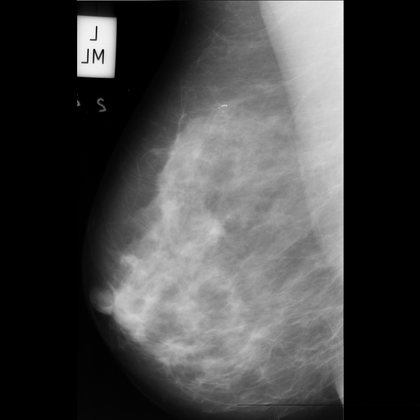
%> input picture puebas2503/mdb219.pgm, 420 x 420 px, shrunk from 1024 x 1024 before the run
$ octave testMCL.m   (GNU Octave 9; MATLAB toolbox functions it lacks are replaced by stand-ins)
%> lines starting %> are read from the running program, lines starting %| are printed output that depends on the picture
%> further down, I is the input picture: size 420x420 uint8; min 0, max 255, mean 69.5
### puebas2503/FBright.m
function fB = FBright(I, ele, n, m)
%> called with n = 1, m = 2
I = double(I);
%> I: size 420x420 double
[M N] = size(I);
%> M = 420; N = 420
fB = zeros(M,N);
for i=n:m
    IO = double(imopenNGray(I,ele,i));
    fB = fB + (I - IO);
end
%> this loop made 2 passes
%> pass 1, in imerodeNGray, `g =  imerodeGray(img,double(nele));`:
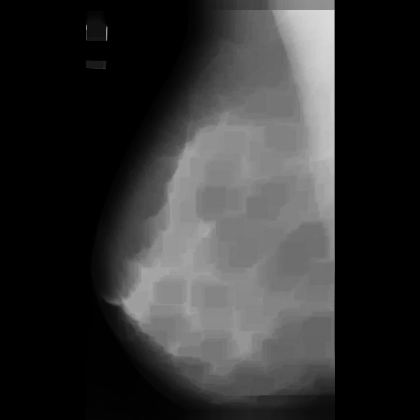
%> g: size 420x420 uint8; min 0, max 219, mean 50.5
%> pass 1, in FBright, `fB = fB + (I - IO);`:
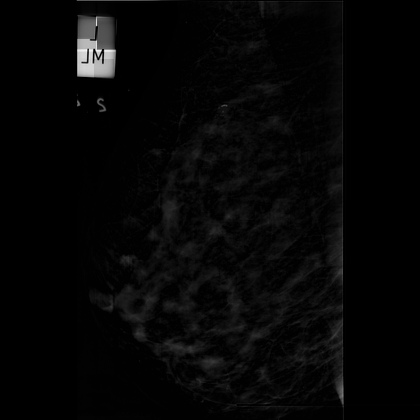
%> fB: size 420x420 double; min -1, max 248, mean 4.9; drawn with min black and max white
end

### puebas2503/imerodeGray.m
function g= imerodeGray(f, ele)
[FI,CI]=size(f);
[M, N]=size(ele);
c=floor(N/2);
r=floor(M/2);
h=ones(FI+c*2, CI+r*2) * 256;
h(c+1:FI+c, r+1:CI+r)=f;
for i=1:FI,
    for j=1:CI,
           %pixeles que caen en la mascara
           ma= h(i:(i+N-1),j:(j+M-1));
           g(i,j)= min(min(ma - ele));
    end
end
g= uint8(g);
%figure, imshow([f, g]);
end

### puebas2503/imerodeNGray.m
function g = imerodeNGray(img, ele, n)
   nele = nElementoGrayV2(ele, n);
   g =  imerodeGray(img,double(nele));
end

### puebas2503/imdilateGray.m
function g= imdilateGray(f, ele)
[FI,CI]=size(f);
[M, N]=size(ele);
c=floor(N/2);
r=floor(M/2);
h= zeros(FI+c*2, CI+r*2);
h(c+1:FI+c, r+1:CI+r)=f;
for i=1:FI,
    for j=1:CI,
           %pixeles que caen en la mascara
           ma= h(i:(i+N-1),j:(j+M-1));
           g(i,j)= max(max(ma + ele));
    end
end
g= uint8(g);
%figure, imshow([f, g]);
end

### puebas2503/imdilateNGray.m
function g = imdilateNGray(img, ele, n)
 nele = nElementoGrayV2(ele, n);
 g = imdilateGray(img, double(nele));
end

### puebas2503/mcl.m
function f = mcl(I, ele, n, m, alfa)
disp(strcat('Parametros [n= ',num2str(n), ', m= ' , num2str(m), ', alfa=' ,num2str(alfa),']'));
disp(strcat('1. calcula alfa * FBright..'));
a = alfa * FBright(I,ele,n,m);
disp(strcat('2. calcula alfa * FDark.. '));
b = alfa * FDark(I,ele,n,m);
%> the loop in FDark, `for i=n:m` made 2 passes
%> pass 1, in imdilateNGray (call 3), `g = imdilateGray(img, double(nele));`:
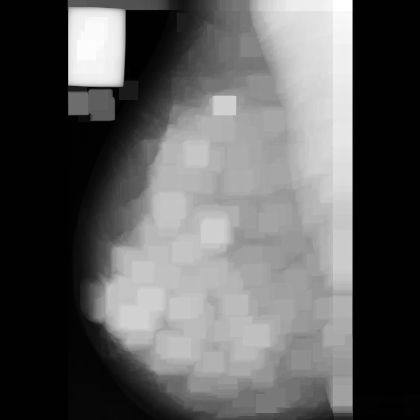
%> g: size 420x420 uint8; min 1, max 255, mean 93.1
%> pass 1, in imerodeNGray (call 3), `g =  imerodeGray(img,double(nele));`:
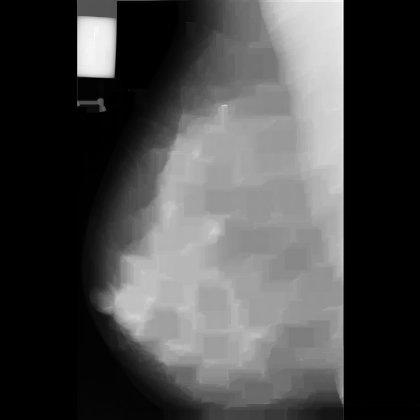
%> g: size 420x420 uint8; min 0, max 254, mean 73.3
%> pass 1, in FDark, `fD = fD + (IC - I);`:
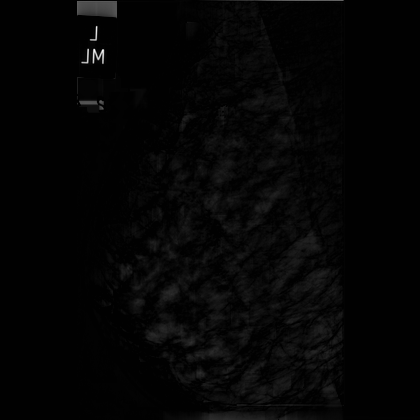
%> fD: size 420x420 double; min -1, max 242, mean 3.8; drawn with min black and max white
disp(strcat('3. calcula i + alfa * FBright - alfa * FBright...'));
f =  uint8(I) + uint8(a) - uint8(b);
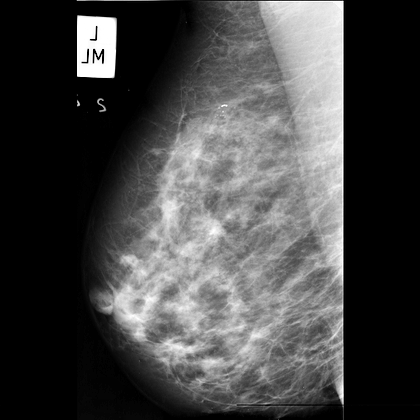
%> f: size 420x420 uint8; min 0, max 255, mean 70.2

% resultado
figure(1)
subplot(1,2,1)
imshow(uint8(a)); title('alfa * FBright');
subplot(1,2,2)
imshow(uint8(b)); title('alfa * FDark');
%> after `imshow(uint8(b))`:
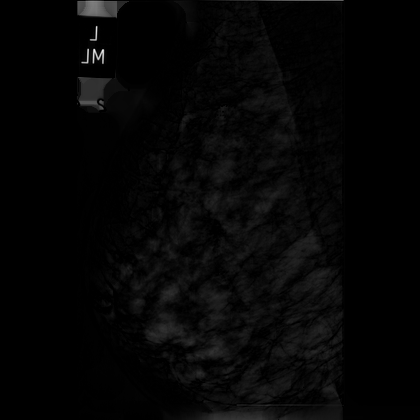
%> displayed picture: size 420x420, on the screen's scale of 0 to 255; min 0, max 243, mean 5.4

figure(2)
subplot(1,2,1)
imshow(uint8(I)); title(strcat('original. entropia= ',num2str(entropia(uint8(I))), ', contraste= ' , num2str(contrast(uint8(I)))));
subplot(1,2,2)
imshow(uint8(f)); title(strcat('con mejora local. entropia=',num2str(entropia(uint8(f))), ', contraste= ' , num2str(contrast(uint8(f)))));
end

### puebas2503/FDark.m
function fD = FDark(I, ele, n, m)
I = double(I);
[M N] = size(I);
fD = zeros(M,N);
for i=n:m
    IC = double(imcloseNGray(I,ele,i));
    fD = fD + (IC - I);
end
end

### puebas2503/entropia.m
function e = entropia(I)
hist = imhist(I);               % histograma de la imagen
%> hist = 256 values, max 72173 at index 1, min 0 at index 252, mean 689.1
P = hist / sum(hist(:));        % probabilidad
%> P = 256 values, max 0.409 at index 1, min 0 at index 252, mean 0.00391
% calcula la sumatoria
s = 0;
for k=1:length(hist)            % L = length(hist)
    if P(k) > 0
         s = s + P(k) * log2(P(k));
    end
end
%> this loop made 256 passes
%> s on passes 1 to 12: -0.528, -0.583, -0.642, -0.72, -0.776, -0.821, -0.85, -0.873, -0.893, -0.911, -0.932, -0.957
%> after the loop, s = -5.48
% entropia
e = -s;
%> e = 5.48

end

### puebas2503/contrast.m
function c = contrast(I)        % I = imagen
hist = imhist(I);               % histograma de la imagen
IM = median(hist(:));           % intensidad media de la imagen
%> IM = 299
P = hist / sum(hist(:));        % probabilidad
% calcula la sumatoria
s = 0;
for k=1:length(hist)            % L = length(hist)
    s = s + (k - IM)^2 * P(k);
end
%> this loop made 256 passes
%> s on passes 1 to 3: 36333.6, 37039.2, 37796.6
%> after the loop, s = 57950.9
% aplica la raiz cuadrada de la sumatoria
c = sqrt(s);
%> c = 240.7
end

### puebas2503/getElemento.m
% method de 1 al 5 y dim de 1 a N


function ele = getElemento(method, dim)
switch method
    case 1
        disp(strcat('ElementoEstructurante: [disk,',num2str(dim),']'));
        ele = getnhood(strel('disk',dim));
    case 2
        disp(strcat('ElementoEstructurante: [diamond,',num2str(dim),']'));
        ele = getnhood(strel('diamond',dim));
    case 3
        while mod(dim, 3) ~= 0
            dim = dim + 1;
        end
        disp(strcat('ElementoEstructurante: [octagon,',num2str(dim),']'));
        ele = getnhood(strel('octagon',dim));
    case 4
        disp(strcat('ElementoEstructurante: [rectangle,',num2str(dim),']'));
        ele = getnhood(strel('rectangle',[dim  dim]));
    otherwise
        disp(strcat('ElementoEstructurante: [square,',num2str(dim),']'));
        ele = getnhood(strel('square',dim));
end
end

### puebas2503/imopenNGray.m
function g = imopenNGray(f, ele, n)
disp(strcat('[imopenNGray, n= ',num2str(n),']'));
EN = imerodeNGray(f,ele,n);
g = imdilateNGray(EN, ele, n);
%figure, imshow([f, g]);
end

### puebas2503/imcloseNGray.m
function g = imcloseNGray(f, ele, n)
ID = imdilateNGray(f, ele, n);
g = imerodeNGray(ID, ele, n);
%figure, imshow([f, g]);
end

### puebas2503/nElementoGrayV2.m
function nele = nElementoGrayV2(ele, n)
if n == 0
    [M N] = size(ele);
    nele = zeros(M, N);
end
% Si n es mayor o igual a 1 se dilata n-1 veces el elemento estructurante
if n >= 1
 nele = ele;
 for i=1:n-1
   B = nele;
   nele = dilateBinario(B, ele);
 end
 nele = nele(n:end,n:end);
 nele = convencion(nele);
end

### pruebas3103/convencion.m
function g = convencion(g)
[f,c] = size(g);
for i=1:f,
    for j=1:c,
        if g(i,j) == 0
            g(i,j) = -inf;
        else
            g(i,j) = 0;
        end
    end
end
end

### puebas2503/testMCL.m
% test de mejora de contraste

clc;
close all

%I = [6 7 3 4 ; 5 6 6 8;  6 4 5 2; 6 4 2 3]
%ele = [ 1 1 1;1 2 1; 1 1 1]
%ele = [0 1 0; 1 1 1; 0 1 0];

I = imread('mdb219.pgm');
%ele = getnhood(strel('disk',5)); [N N] = size(ele); ele = ele .* magic(N)
%ele = getnhood(strel('disk',5))

% mejora de contraste local
tic
n = 1;
m = 2;
alfa = .5;
disp(strcat('-----test mejora de contraste local-----'));
MCL = mcl(I, getElemento(1, 10), n , m, alfa);
%> the loop in entropia (call 2), `for k=1:length(hist)` made 256 passes
%> s on passes 1 to 12: -0.525, -0.573, -0.636, -0.687, -0.746, -0.787, -0.83, -0.858, -0.884, -0.907, -0.927, -0.947
%> the loop in contrast (call 2), `for k=1:length(hist)` made 256 passes
%> s on passes 1 to 3: 52779.5, 53610, 54755.2
toc
